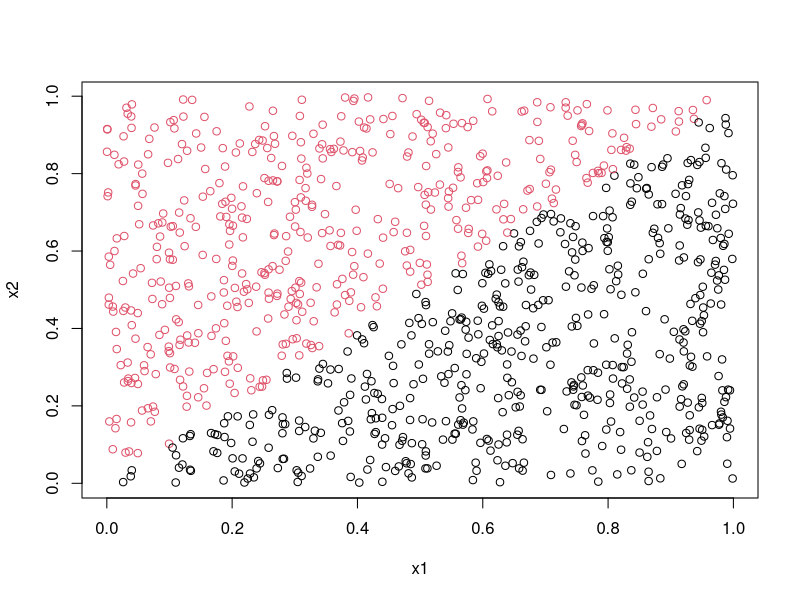
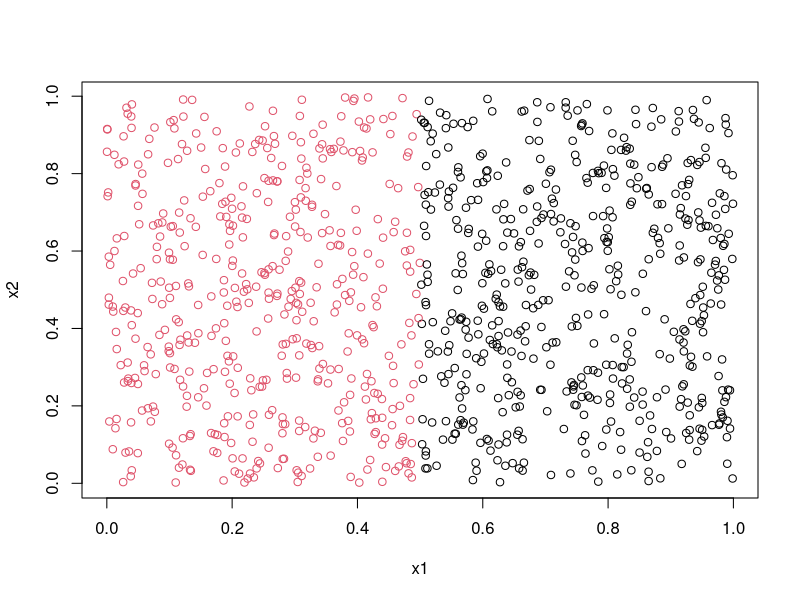
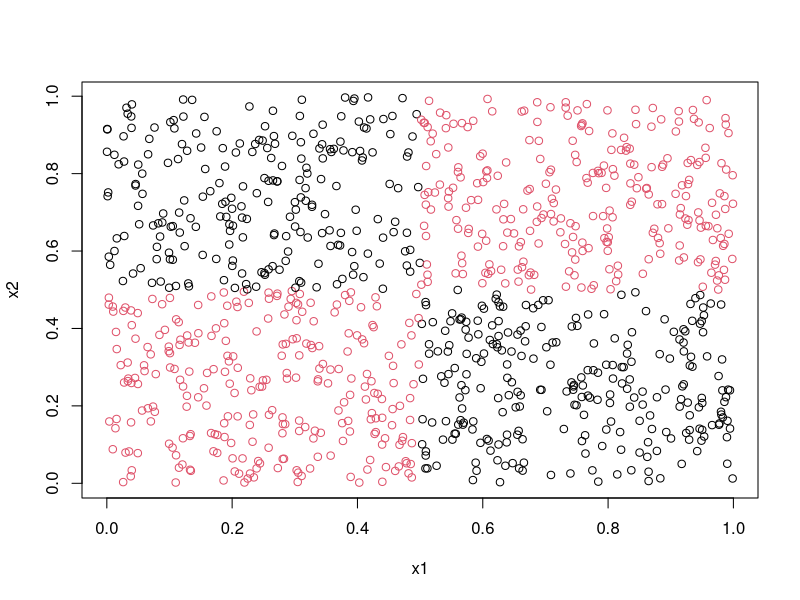
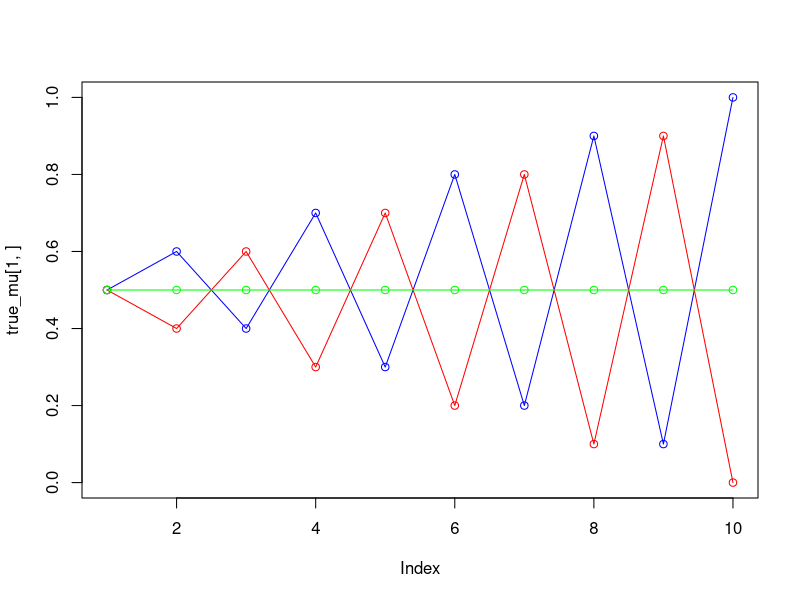
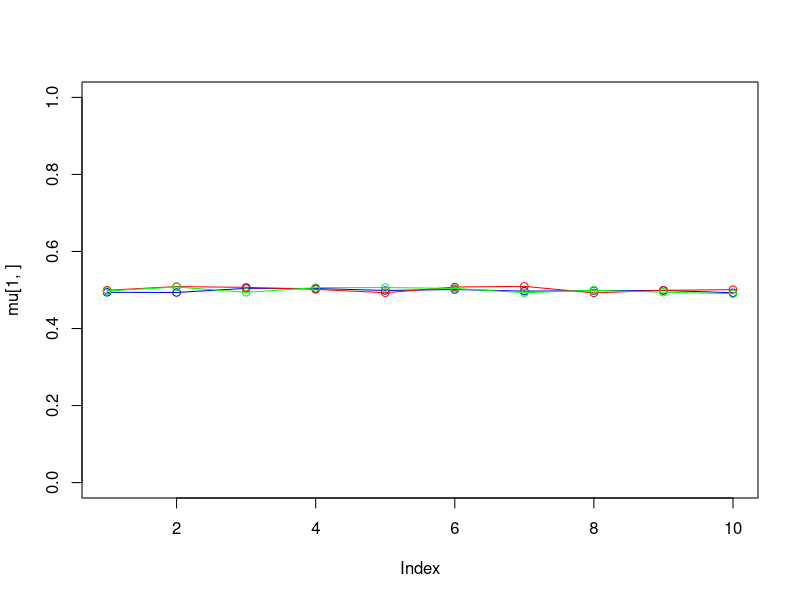
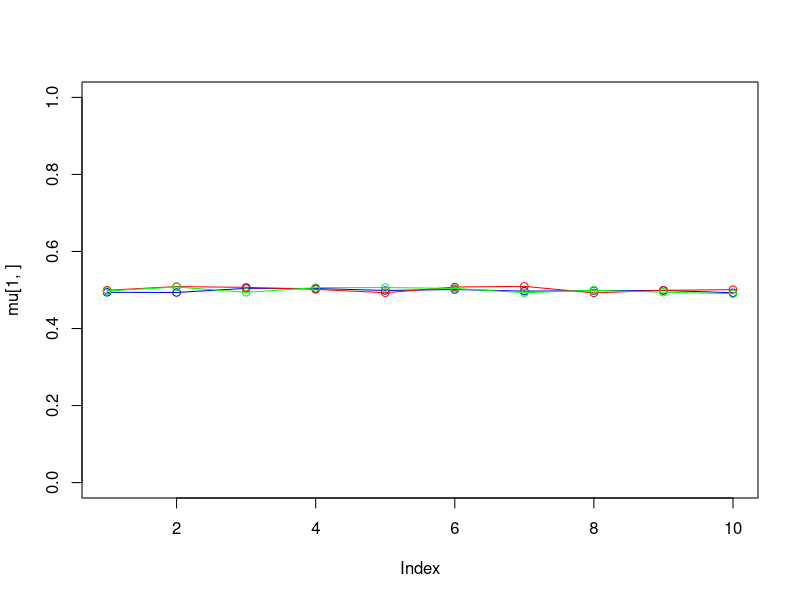
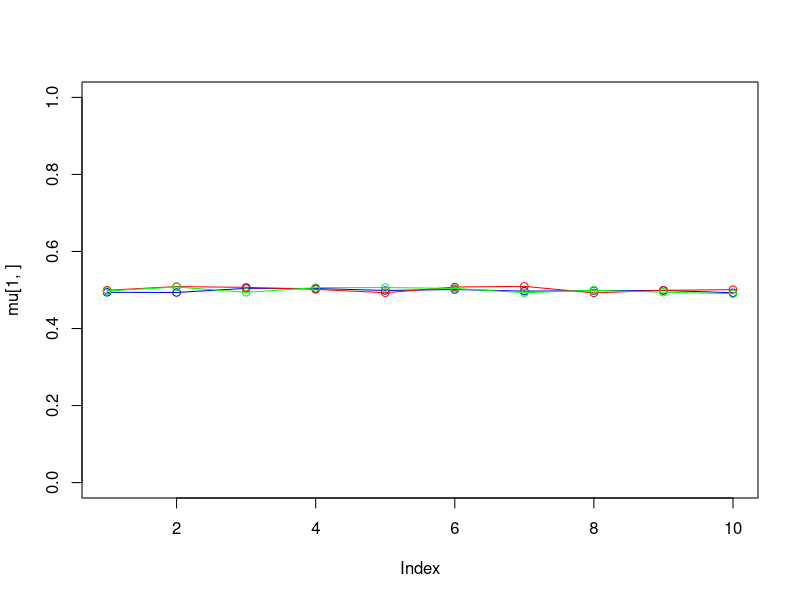
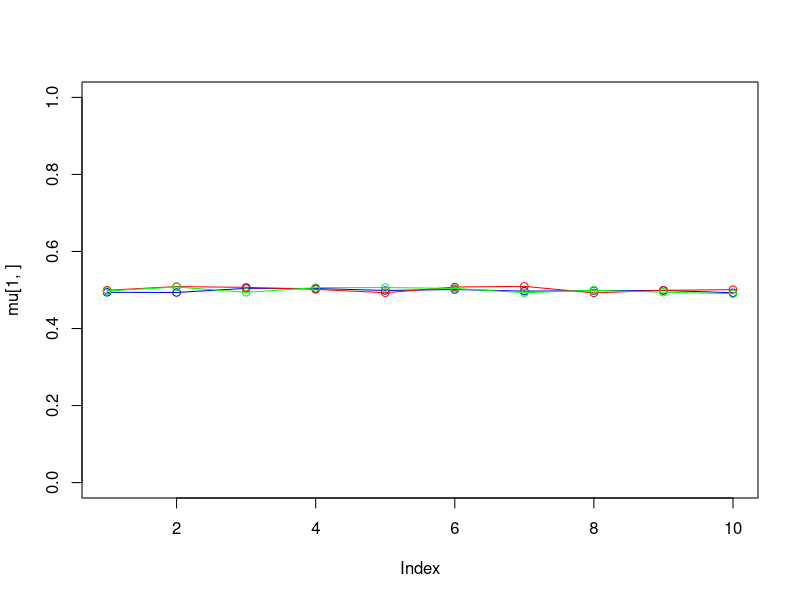

Reproduce these figures in R, in order.
library(randomForest)

# Assignment 1                          ####
random_trees <- function(ntree=1){
  # Result vector
  miss_class_error <- c()
  
  for(iter in 1:1000){
    # Generate train data
    x1<-runif(100)
    x2<-runif(100)
    trdata<-cbind(x1,x2)
    y<-as.numeric(x1<x2)
    trlabels<-as.factor(y)
    train <- data.frame(y = trlabels, x1, x2)
    
    # Fit the random forest model
    random_mod  <- randomForest(y ~ ., data=train, ntree=ntree,  nodesize=25, keep.forest=TRUE)
    
    # Random forest prediction on test data
    test_pred <- predict(random_mod, test_data)
    
    # Misclassification
    conf_mat <- table(test_data$y, test_pred)
    miss_class_error[iter] <- sum(diag(conf_mat)) / sum(conf_mat)
  }
  return(miss_class_error)
}
# Part 1                                ####
# Create test data
set.seed(1234)
x1<-runif(1000)
x2<-runif(1000)
tedata<-cbind(x1,x2)
y<-as.numeric(x1<x2)
telabels<-as.factor(y)
test_data <- data.frame(x1,x2,y=telabels)
plot(x1,x2,col=(y+1))


# Set seed in beginning to have reproducible result for markdown. 
set.seed(123)
random_1   <- random_trees(1)
random_10  <- random_trees(10)
random_100 <- random_trees(100)
mean(random_1)
sd(random_1)
mean(random_10)
sd(random_10)
mean(random_100)
sd(random_100)

# Part 2                                ####
# Create test data
set.seed(1234)
x1<-runif(1000)
x2<-runif(1000)
tedata<-cbind(x1,x2)
y<-as.numeric(x1<0.5)
telabels<-as.factor(y)
test_data <- data.frame(x1,x2,y=telabels)
plot(x1,x2,col=(y+1))

random_trees <- function(ntree=1){
  # Result vector
  miss_class_error <- c()
  
  for(iter in 1:1000){
    # Generate train data
    x1<-runif(100)
    x2<-runif(100)
    trdata<-cbind(x1,x2)
    y<-as.numeric(x1<0.5)
    trlabels<-as.factor(y)
    train <- data.frame(y = trlabels, x1, x2)
    
    # Fit the random forest model
    random_mod  <- randomForest(y ~ ., data=train, ntree=ntree,  nodesize=25, keep.forest=TRUE)
    
    # Random forest prediction on test data
    test_pred <- predict(random_mod, test_data)
    
    # Misclassification
    conf_mat <- table(test_data$y, test_pred)
    miss_class_error[iter] <- sum(diag(conf_mat)) / sum(conf_mat)
  }
  return(miss_class_error)
}

set.seed(123)
random_1   <- random_trees(1)
random_10  <- random_trees(10)
random_100 <- random_trees(100)
mean(random_1)
sd(random_1)
mean(random_10)
sd(random_10)
mean(random_100)
sd(random_100)

# Part 3                                ####
# Create test data
set.seed(1234)
x1<-runif(1000)
x2<-runif(1000)
tedata<-cbind(x1,x2)
y<-as.numeric( (x1<0.5 & x2<0.5) | (x1>0.5 & x2>0.5) )
telabels<-as.factor(y)
test_data <- data.frame(x1,x2,y=telabels)
plot(x1,x2,col=(y+1))

random_trees <- function(ntree=1){
  # Result vector
  miss_class_error <- c()
  
  for(iter in 1:1000){
    # Generate train data
    x1<-runif(100)
    x2<-runif(100)
    trdata<-cbind(x1,x2)
    y<-as.numeric( (x1<0.5 & x2<0.5) | (x1>0.5 & x2>0.5) )
    trlabels<-as.factor(y)
    train <- data.frame(y = trlabels, x1, x2)
    
    # Fit the random forest model
    random_mod  <- randomForest(y ~ ., data=train, ntree=ntree,  nodesize=25, keep.forest=TRUE)
    
    # Random forest prediction on test data
    test_pred <- predict(random_mod, test_data)
    
    # Misclassification
    conf_mat <- table(test_data$y, test_pred)
    miss_class_error[iter] <- sum(diag(conf_mat)) / sum(conf_mat)
  }
  return(miss_class_error)
}

set.seed(123)
random_1   <- random_trees(1)
random_10  <- random_trees(10)
random_100 <- random_trees(100)
mean(random_1)
sd(random_1)
mean(random_10)
sd(random_10)
mean(random_100)
sd(random_100)


# Assignment 2                          ####
set.seed(1234567890)
max_it <- 100 # max number of EM iterations
min_change <- 0.1 # min change in log lik between two consecutive iterations
n=1000 # number of training points
D=10 # number of dimensions
x <- matrix(nrow=n, ncol=D) # training data

true_pi <- vector(length = 3) # true mixing coefficients
true_mu <- matrix(nrow=3, ncol=D) # true conditional distributions
true_pi=c(1/3, 1/3, 1/3)
true_mu[1,]=c(0.5,0.6,0.4,0.7,0.3,0.8,0.2,0.9,0.1,1)
true_mu[2,]=c(0.5,0.4,0.6,0.3,0.7,0.2,0.8,0.1,0.9,0)
true_mu[3,]=c(0.5,0.5,0.5,0.5,0.5,0.5,0.5,0.5,0.5,0.5)
plot(true_mu[1,], type="o", col="blue", ylim=c(0,1))
points(true_mu[2,], type="o", col="red")
points(true_mu[3,], type="o", col="green")
# Producing the training data
for(i in 1:n) {
  m <- sample(1:3,1,prob=true_pi)
  for(d in 1:D) {
    x[i,d] <- rbinom(1,1,true_mu[m,d])
  }
}

M=3 # number of clusters
w <- matrix(nrow=n, ncol=M) # weights
pi <- vector(length = M) # mixing coefficients
mu <- matrix(nrow=M, ncol=D) # conditional distributions
llik <- vector(length = max_it) # log likelihood of the EM iterations

# Random initialization of the parameters
pi <- runif(M,0.49,0.51)
pi <- pi / sum(pi)
for(m in 1:M) {
  mu[m,] <- runif(D,0.49,0.51)
}
pi
mu



for(it in 1:max_it) {
  plot(mu[1,], type="o", col="blue", ylim=c(0,1))
  points(mu[2,], type="o", col="red")
  points(mu[3,], type="o", col="green")
  #points(mu[4,], type="o", col="yellow")
  Sys.sleep(0.5)
  # E-step: Computation of the  
  # Your code here
  #Log likelihood computation.
  # Your code here
  cat("iteration: ", it, "log likelihood: ", llik[it], "\n")
  flush.console()
  # Stop if the lok likelihood has not changed significantly
  # Your code here
  #M-step: ML parameter estimation from the data and weights
  # Your code here
}
pi
mu
plot(llik[1:it], type="o")
